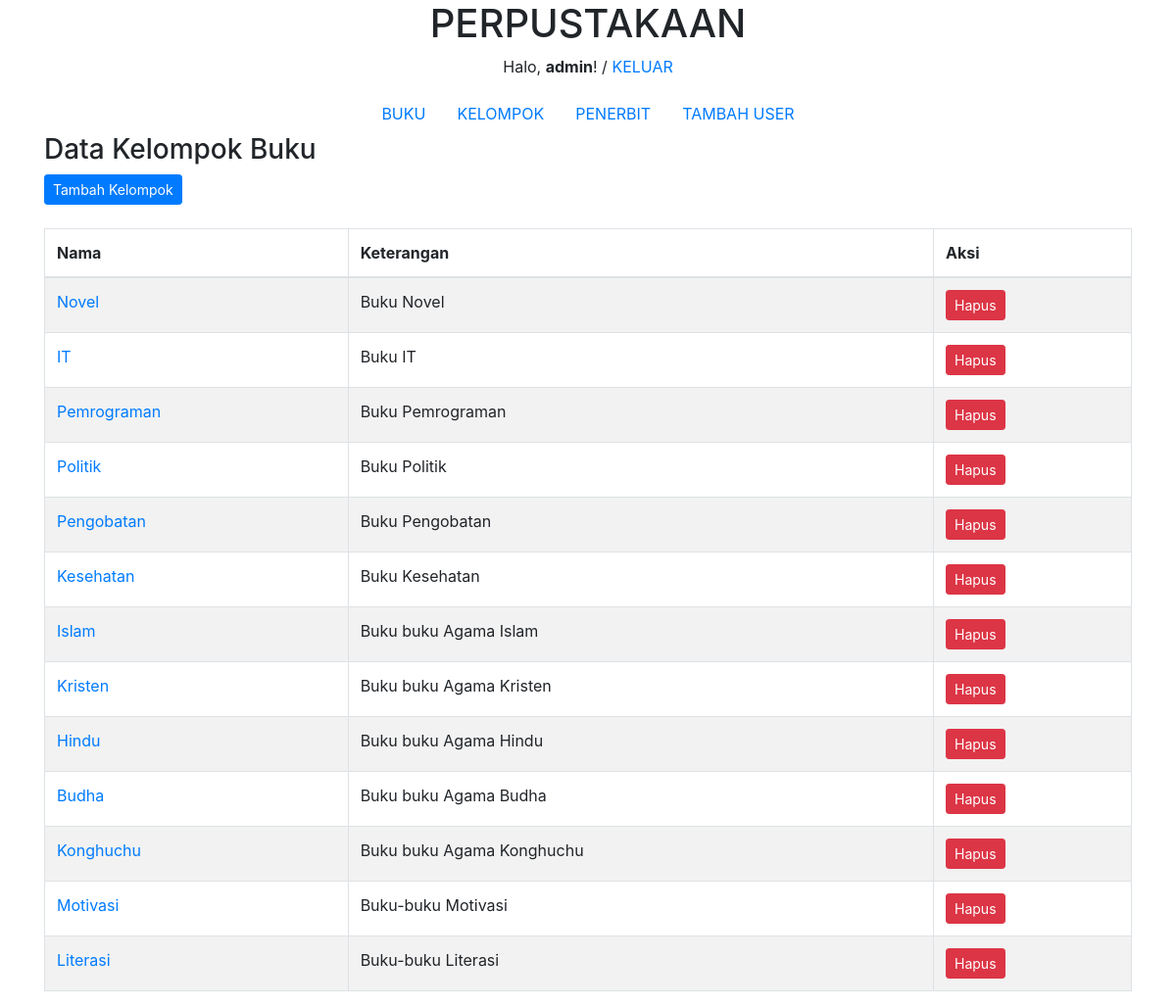
Page /kelompok/ (signed in) on the committed database.
### perpustakaan/models.py (models this page shows, shortened)
class Kelompok(models.Model):
    nama = models.CharField(max_length=20)
    keterangan = models.TextField(null=True)

### perpustakaan/views.py (the view)
# urls.py: path('kelompok/', kelompok, name='kelompok'),
@login_required(login_url=settings.LOGIN_URL)
def kelompok(request):
    groups = Kelompok.objects.all() # Mengambil semua data kelompok dari database
    konteks = {
        'groups': groups,
    }
    return render(request, 'kelompok/kelompok.html', konteks)

### perpustakaan/templates/kelompok/kelompok.html (shortened to what this page needs)
{% extends 'base.html' %}
{% block content %}
    <div class="container">
        <div class="row">
            <div class="col-md-12">
                <h3>Data Kelompok Buku</h3>
                <a href="{% url 'tambah_kelompok' %}" class="btn btn-sm btn-primary">Tambah Kelompok</a>
                <br/><br/>
                <table class="table table-bordered table-striped">
                    <thead>
                        <tr>
                            <th>Nama</th>
                            <th>Keterangan</th>
                            <th>Aksi</th>
                        </tr>
                    </thead>
                    <tbody>
                        {% for kelompok in groups %}
                            <tr>
                                <td><a href="{% url 'ubah_kelompok' kelompok.id %}">{{ kelompok.nama }}</a></td>
                                <td>{{ kelompok.keterangan }}</td>
                                <td><button data-toggle="modal" data-target="#hapus-{{ kelompok.id }}" class="btn btn-sm btn-danger">Hapus</button> </td>
                            </tr>
                        {% endfor %}
                    </tbody>
            </div>
        </div>
    </div>
{% endblock %}

### templates/judul.html
<center>
	<h1>PERPUSTAKAAN</h1>
	{% if user.is_authenticated %}
		<p>Halo, <strong>{{ user }}</strong>! / <a href="{% url 'keluar' %}">KELUAR</a></p>
	{% endif %}
</center>

### rows in the picture
Kelompok: nama "Novel", keterangan "Buku Novel"
Kelompok: nama "IT", keterangan "Buku IT"
Kelompok: nama "Pemrograman", keterangan "Buku Pemrograman"
Kelompok: nama "Politik", keterangan "Buku Politik"
Kelompok: nama "Pengobatan", keterangan "Buku Pengobatan"
Kelompok: nama "Kesehatan", keterangan "Buku Kesehatan"
Kelompok: nama "Islam", keterangan "Buku buku Agama Islam"
Kelompok: nama "Kristen", keterangan "Buku buku Agama Kristen"
Kelompok: nama "Hindu", keterangan "Buku buku Agama Hindu"
Kelompok: nama "Budha", keterangan "Buku buku Agama Budha"
Kelompok: nama "Konghuchu", keterangan "Buku buku Agama Konghuchu"
Kelompok: nama "Motivasi", keterangan "Buku-buku Motivasi"
Kelompok: nama "Literasi", keterangan "Buku-buku Literasi"

### other values in the picture
{{ user }} "admin"
